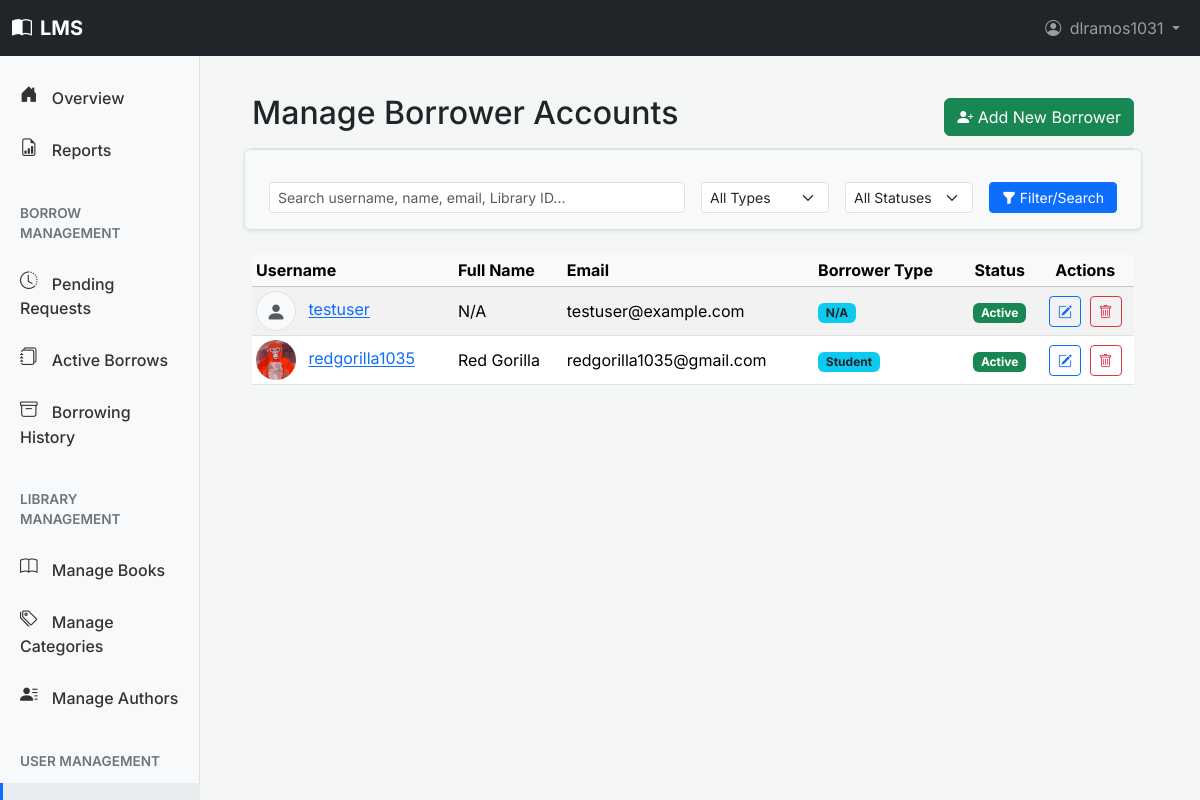
Page /dashboard/borrowers/ (signed in) on the earlier database version.
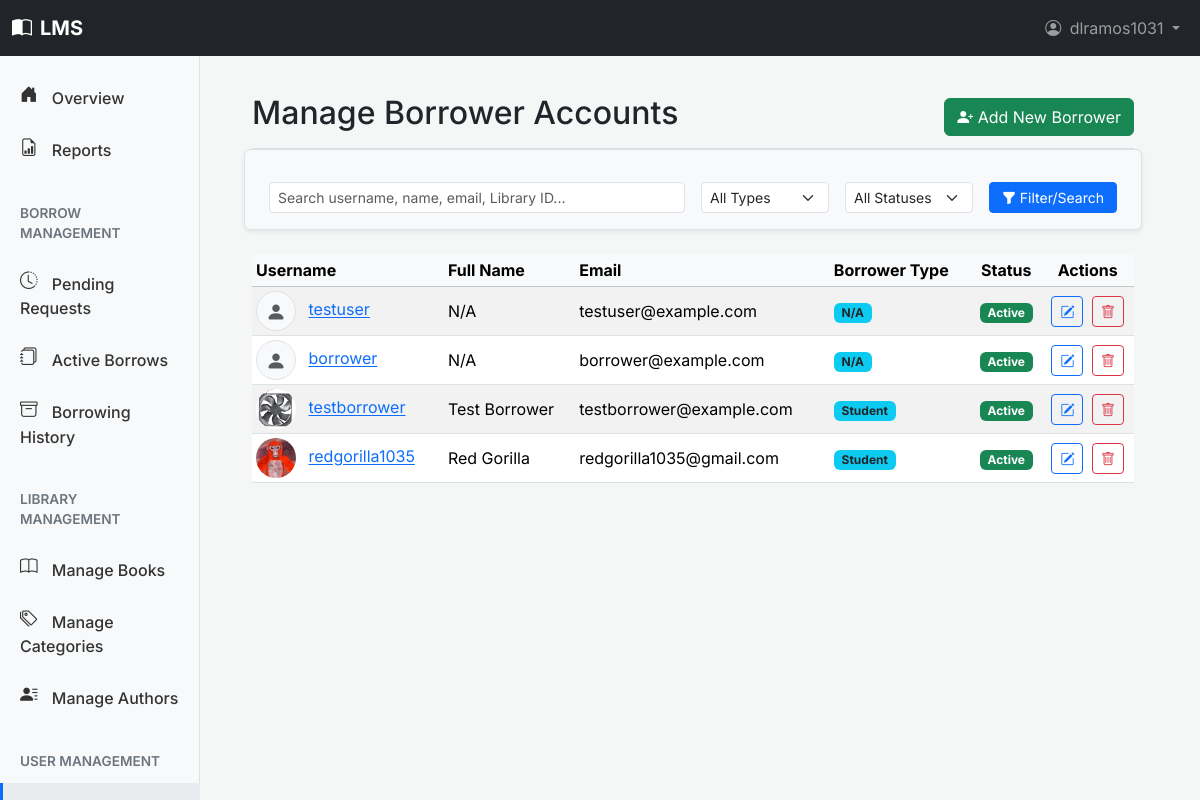
Same page on the later database version.
### users/models.py (models this page shows, shortened)
class CustomUser(AbstractUser):
    middle_initial = models.CharField(
        _('middle initial'),
        max_length=10,
        blank=True,
        null=True,
        help_text=_("User's middle initial (optional)")
    )
    suffix = models.CharField(
        _('suffix'),
        max_length=10,
        blank=True,
        null=True,
        help_text=_("e.g., Jr., Sr., III (optional)")
    )
    ROLE_CHOICES = (
        ('BORROWER', _('Borrower')),    # For students and other general library users
        ('LIBRARIAN', _('Librarian')),  # For library staff managing books and circulation
        ('ADMIN', _('Administrator')),  # For system administrators with full access
    )
    role = models.CharField(
        _('role'),
        max_length=20,
        choices=ROLE_CHOICES,
        default='BORROWER',
        help_text=_('The primary role of this user within the library system')
    )
    borrower_id_label = models.CharField(
        _('borrower ID label'),
        max_length=50,
        default="Library ID",
        help_text=_("Label for the borrower's unique identifier (e.g., Student ID, Library Card No.)")
    )
    borrower_id_value = models.CharField(
        _('borrower ID value'),
        max_length=50,
        unique=True,
        null=True,
        blank=True,
        help_text=_("The borrower's unique library identifier value (e.g., 'S12345', 'LC00789')")
    )
    physical_address = models.TextField(
        _('physical address'),
        blank=True,
        null=True,
        help_text=_("Borrower's physical mailing address (optional)")
    )
    birth_date = models.DateField(
        _('birth date'),
        null=True,
        blank=True,
        help_text=_("Borrower's date of birth (optional)")
    )
    phone_number = models.CharField(
        _('phone number'),
        max_length=20,
        blank=True,
        null=True,
        help_text=_("Borrower's contact phone number (optional)")
    )
    profile_picture = models.ImageField(
        _("Profile Picture"),
        upload_to='profile_pics/',
        blank=True,
        null=True,
        help_text=_("Upload a profile picture (optional).")
    )
    favorite_books = models.JSONField(
        _("Favorite Books"),
        default=list,
        blank=True,
        help_text=_("List of favorite book ISBNs with timestamps.")
    )
    BORROWER_TYPE_CHOICES = (
        ('STUDENT', _('Student')),                  # Full-time students
        ('FACULTY', _('Faculty')),                  # Faculty members
        ('STAFF_MEMBER', _('Staff Member')),        # University staff (non-faculty) who are borrowers
        ('ALUMNI', _('Alumni')),                    # Former students who are still borrowers
        ('COMMUNITY', _('Community Member')),       # Other verified local borrowers
        ('OTHER', _('Other Verified Borrower')),    # Other verified borrowers (e.g., local residents, non-student/faculty)
    )
    borrower_type = models.CharField(
        _('borrower type'),
        max_length=30,
        choices=BORROWER_TYPE_CHOICES,
        null=True,
        blank=True,
        help_text=_('Category of the borrower, e.g., Student, Faculty (used if role is Borrower)')
    )
    groups = models.ManyToManyField(
        'auth.Group',
        verbose_name=_('groups'),
        blank=True,
        help_text=_(
            'The groups this user belongs to. A user will get all permissions '
            'granted to each of their groups.'
        ),
        related_name="customuser_groups",
        related_query_name="customuser",
    )
    user_permissions = models.ManyToManyField(
        'auth.Permission',
        verbose_name=_('user permissions'),
        blank=True,
        help_text=_('Specific permissions for this user.'),
        related_name="customuser_permissions",
        related_query_name="customuser",
    )
    def get_full_name(self):
        parts = [self.first_name]
        if self.middle_initial:
            parts.append(f"{self.middle_initial}.")
        parts.append(self.last_name)
        if self.suffix:
            parts.append(self.suffix)
        full_name = " ".join(filter(None, parts))
        return full_name.strip()
    class Meta:
        verbose_name = _('User')
        verbose_name_plural = _('Users')
        ordering = ['last_name', 'first_name']

### users/views.py (the view, shortened to what this page needs)
# urls.py: path('dashboard/borrowers/', views.StaffBorrowerListView.as_view(), name='dashboard_borrower_list'),
class StaffBorrowerListView(StaffRequiredMixin, ListView):
    model = CustomUser
    template_name = 'users/dashboard/borrower_list.html'
    context_object_name = 'borrowers'
    paginate_by = 5
    def get_queryset(self):
        queryset = CustomUser.objects.filter(role='BORROWER').order_by('last_name', 'first_name')
        search_term = self.request.GET.get('search', '').strip()
        borrower_type_filter = self.request.GET.get('borrower_type', '').strip()
        status_filter = self.request.GET.get('status', '').strip()
        if borrower_type_filter:
            queryset = queryset.filter(borrower_type=borrower_type_filter)
        if status_filter:
            if status_filter == 'active':
                queryset = queryset.filter(is_active=True)
            elif status_filter == 'inactive':
                queryset = queryset.filter(is_active=False)
        return queryset
    def get_context_data(self, **kwargs):
        context = super().get_context_data(**kwargs)
        context['page_title'] = _('Manage Borrowers')
        context['current_search'] = self.request.GET.get('search', '')
        context['borrower_type_choices'] = CustomUser.BORROWER_TYPE_CHOICES
        context['current_borrower_type_filter'] = self.request.GET.get('borrower_type', '')
        context['status_choices'] = [
            ('active', _('Active')),
            ('inactive', _('Inactive')),
        ]
        context['current_status_filter'] = self.request.GET.get('status', '')
        query_params = self.request.GET.copy()
        query_params.pop('page', None)
        context['other_query_params'] = query_params.urlencode()
        return context

### users/views.py (called while the page is built)
def is_staff_user(user):
    return user.is_authenticated and (user.role in ['LIBRARIAN', 'ADMIN'] or user.is_staff)

    def test_func(self):
        return is_staff_user(self.request.user)

### users/templates/users/dashboard/borrower_list.html (shortened to what the changed rows need)
{% extends "dashboard/base.html" %}
{% load static %}
{% load bootstrap5 %}
{% block dashboard_page_title_main %}Manage Borrower Accounts{% endblock %}
{% block dashboard_content_main %}
    <div class="table-responsive">
        <table class="table table-striped table-hover table-sm align-middle">
            <thead class="table-light">
                <tr>
                    <th>Username</th>
                    <th>Full Name</th>
                    <th>Email</th>
                    <th>Borrower Type</th>
                    <th class="text-center">Status</th>
                    <th class="text-center">Actions</th>
                </tr>
            </thead>
            <tbody>
                {% for user_item in borrowers %}
                <tr>
                    <td>
                        {% if user_item.profile_picture %}
                            <img src="{{ user_item.profile_picture.url }}"
                                 class="me-2 rounded-circle"
                                 style="width: 40px; height: 40px; object-fit: cover;">
                        {% else %}
                            <span class="d-inline-block bg-light border rounded-circle me-2 align-middle"
                                  style="width: 40px; height: 40px; line-height: 40px; text-align: center;">
                                <i class="bi bi-person-fill text-muted fs-5"></i>
                            </span>
                        {% endif %}
                        <a href="{% url 'users:dashboard_borrower_detail' pk=user_item.pk %}">{{ user_item.username }}</a>
                    </td>
                    <td>{{ user_item.get_full_name|default:"N/A" }}</td>
                    <td>{{ user_item.email|default:"N/A" }}</td>
                    <td><span class="badge bg-info text-dark">{{ user_item.get_borrower_type_display|default:"N/A" }}</span></td>
                    <td class="text-center">
                        {% if user_item.is_active %}
                            <span class="badge bg-success">Active</span>
                        {% else %}
                            <span class="badge bg-danger">Inactive</span>
                        {% endif %}
                    </td>
                    <td class="text-center">
                        <a href="{% url 'users:dashboard_borrower_edit' pk=user_item.pk %}" class="btn btn-sm btn-outline-primary me-1" title="Edit {{ user_item.username }}">
                            <i class="bi bi-pencil-square"></i>
                        </a>
                        {% if request.user.is_superuser or request.user.role == 'ADMIN' or request.user.role == 'LIBRARIAN' %}
                            {% if request.user.pk != user_item.pk %}
                            <a href="{% url 'users:dashboard_borrower_delete_confirm' pk=user_item.pk %}" class="btn btn-sm btn-outline-danger" title="Delete {{ user_item.username }}">
                                <i class="bi bi-trash"></i>
                            </a>
                            {% else %}
                             <span class="text-muted small fst-italic">(Your Account)</span>
                            {% endif %}
                        {% endif %}
                    </td>
                </tr>
                {% endfor %}
            </tbody>
        </table>
    </div>
{% endblock dashboard_content_main %}

Differences in the rows shown:
added CustomUser: username "borrower", get_full_name "N/A", email "borrower@example.com", borrower_type "N/A", is_active "Active"
added CustomUser: profile_picture (picture), username "testborrower", get_full_name "Test Borrower", email "testborrower@example.com", borrower_type "Student", is_active "Active"
